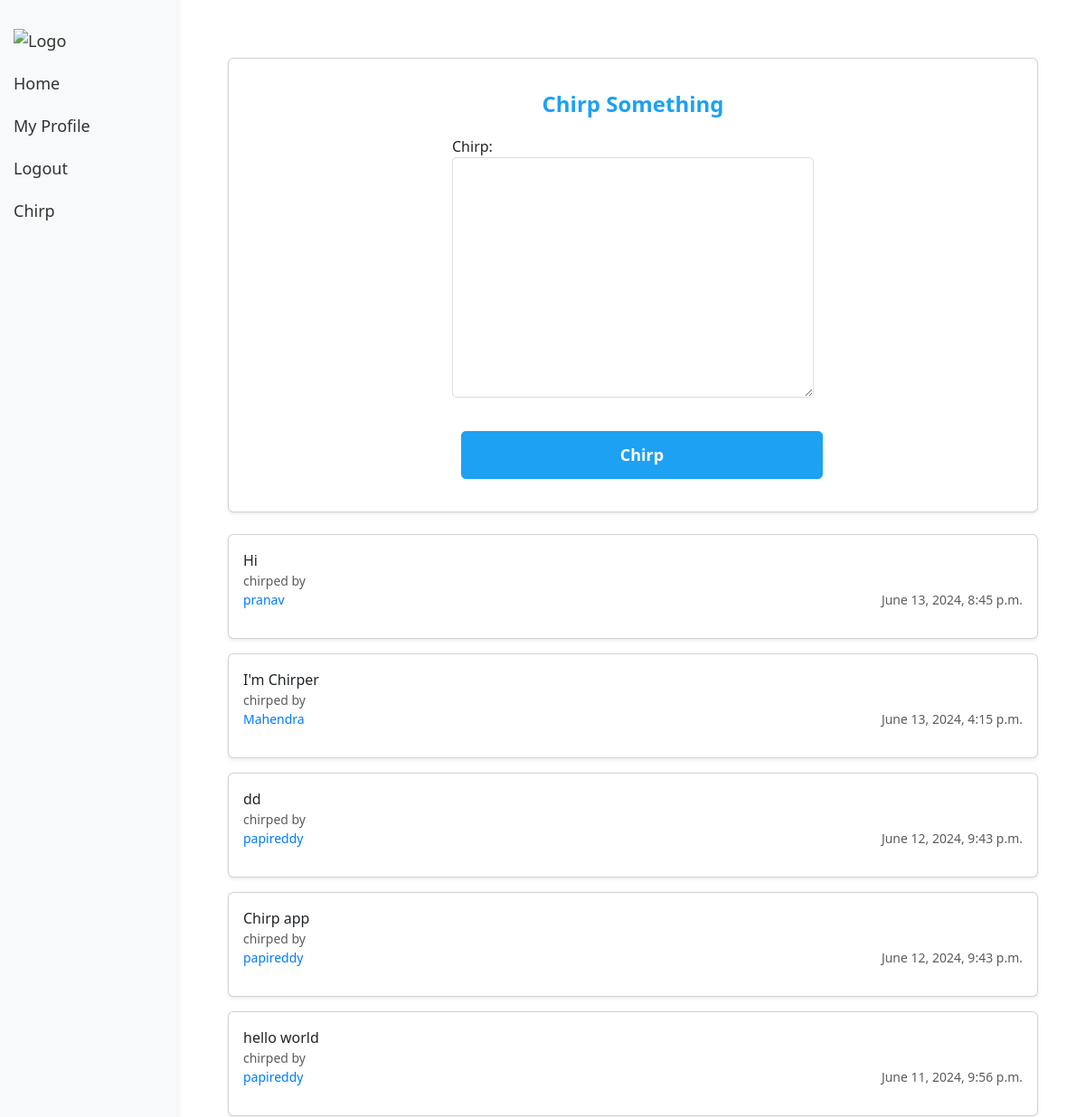
Page / (signed in, upper part) on the earlier database version.
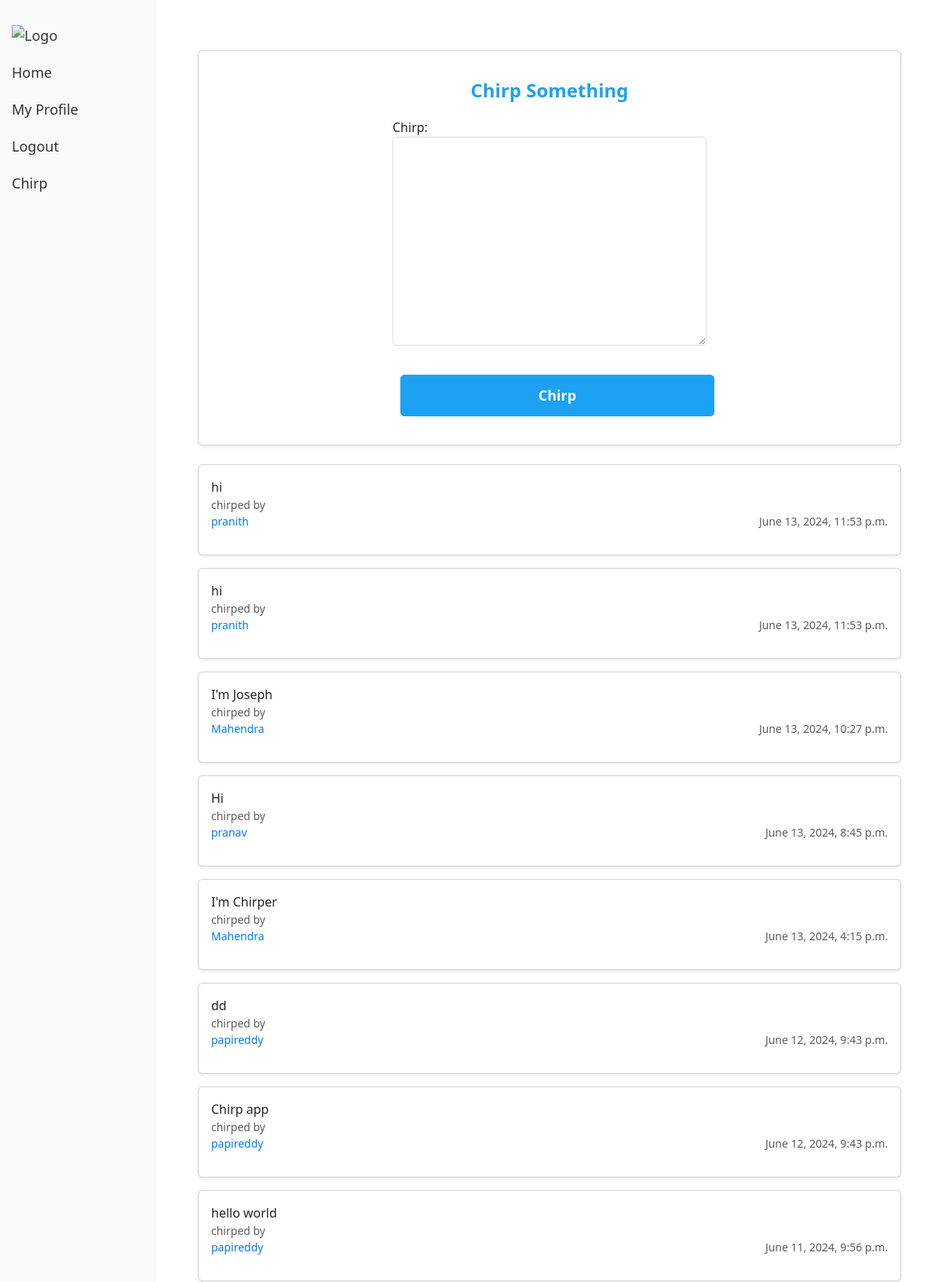
Same page on the later database version.
### base/models.py (models this page shows, shortened)
class Chirp(models.Model):
    chirp = models.TextField(max_length=1000, blank=True, null=True)
    author = models.ForeignKey(CustomUser, on_delete=models.CASCADE)
    created = models.DateTimeField(auto_now_add=True)

class CustomUser(AbstractUser):
    username = models.CharField(max_length=50, blank=True, null=True)
    email = models.EmailField(_("email address"), unique=True)
    profile_photo = models.ImageField(blank=True, null=True)
    bio = models.TextField(max_length=500, blank=True)
    USERNAME_FIELD = "email"
    REQUIRED_FIELDS = []
    objects = CustomUserManager()

### base/views.py (the view, shortened to what this page needs)
# urls.py: path("", views.HomeView.as_view(), name="home"),
class HomeView(LoginRequiredMixin, View):
    def get(self, request):
        user = request.user
        form = ChirpForm()
        chirps = Chirp.objects.all().order_by('-created')
        return render(request, 'home.html', {'form': form, 'chirps': chirps})

### base/forms.py
class ChirpForm(forms.ModelForm):
    class Meta:
        model = Chirp
        fields = ['chirp']

### base/templates/home.html (shortened to what this page needs)
{% extends 'index.html' %}
{% block content %}
<div class="content-wrapper">
    <div class="container mt-4">
        <div class="chirp-form card shadow-sm mb-4">
            <div class="card-body">
                <form action="{% url 'home' %}" method="post">
                    <h1 class="card-title">Chirp Something</h1>
                    <div class="mb-3">
                        {{ form.as_p }}
                    </div>
                    <button type="submit" class="btn btn-primary">Chirp</button>
                </form>
            </div>
        </div>
        {% for chirp in chirps %}
        <a href="{% url 'view_post' chirp.id %}" class="chirp-link">
            <div class="chirp card shadow-sm mb-3 div-clickable">
                <div class="card-body">
                    <p class="card-text">{{ chirp.chirp }}</p>
                    <p class="text-muted">
                        chirped by <a href="{% url 'user_profile' chirp.author.username %}" class="text-decoration-none author-link">
                            <span>{{ chirp.author.username }}</span>
                        </a>
                        <span class="float-end">{{ chirp.created|date:"F j, Y, g:i a" }}</span>
                    </p>
                </div>
            </div>
        </a>
        {% endfor %}
    </div>
</div>
{% endblock %}

Differences in the rows shown:
added Chirp: chirp "hi", author.username "pranith", created "June 13, 2024, 11:53 p.m."
added Chirp: chirp "hi", author.username "pranith", created "June 13, 2024, 11:53 p.m."
added Chirp: chirp "I'm Joseph", author.username "Mahendra", created "June 13, 2024, 10:27 p.m."
